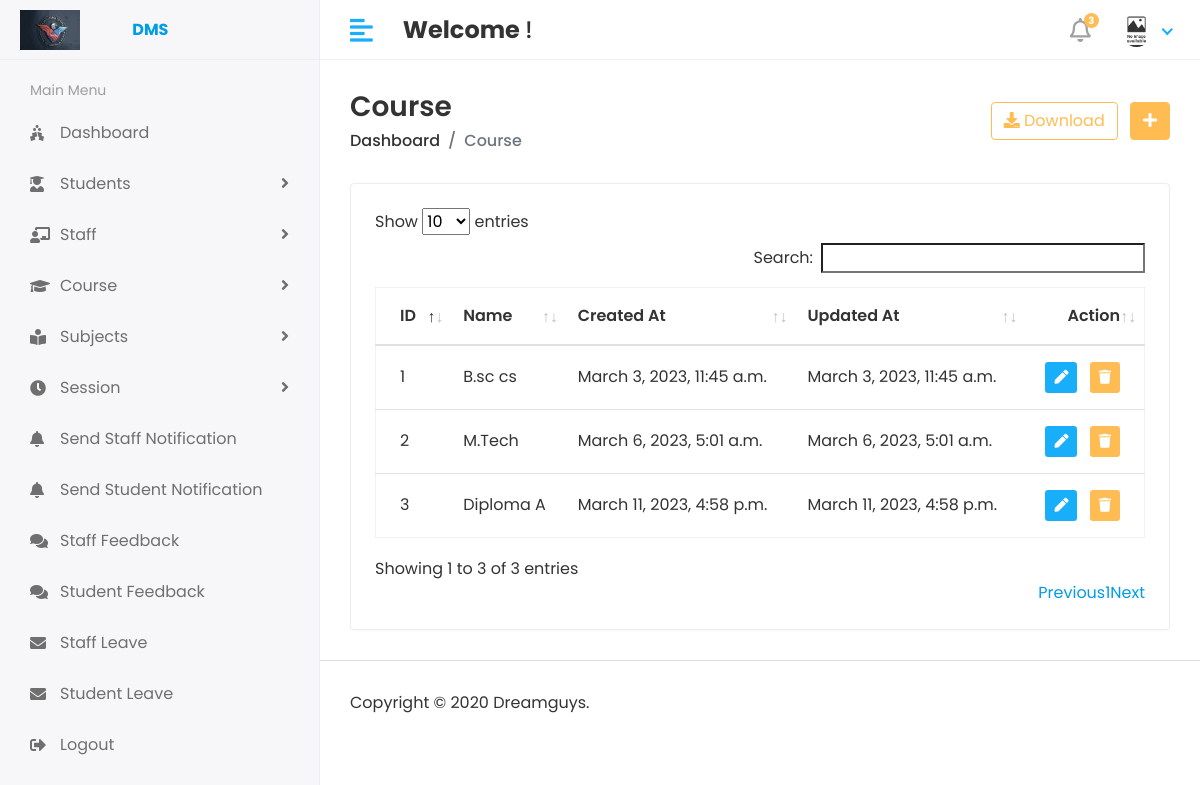
The app's page /Hod/Course/View (signed in) with its own data.
### app/models.py (models this page shows, shortened)
class Course(models.Model):
    name = models.CharField(max_length=100)
    created_at = models.DateTimeField(auto_now_add=True)
    update_at = models.DateTimeField(auto_now=True)

### app/Hod_Views.py (the view)
# urls.py: path('Hod/Course/View',Hod_Views.VIEW_COURSE,name='view_course'),
@login_required(login_url='/')
def VIEW_COURSE(request):
    course = Course.objects.all()
    context = {
        'course' :course,
    }
    return render(request,"Hod/view_course.html",context)

### templates/Hod/view_course.html (shortened to what this page needs)
{% extends 'base.html' %}
{% block content %}
<div class="content container-fluid">
    <div class="page-header">
       <div class="row align-items-center">
          <div class="col">
             <h3 class="page-title">Course</h3>
             <ul class="breadcrumb">
                <li class="breadcrumb-item"><a href="index.html">Dashboard</a></li>
                <li class="breadcrumb-item active">Course</li>
             </ul>
          </div>
          <div class="col-auto text-right float-right ml-auto">
             <a href="#" class="btn btn-outline-primary mr-2"><i class="fas fa-download"></i> Download</a>
             <a href="{% url 'add_course' %}" class="btn btn-primary"><i class="fas fa-plus"></i></a>
          </div>
       </div>
    </div>
    <div class="row">
       <div class="col-sm-12">
          <div class="card card-table">
             <div class="card-body">
                <div class="table-responsive">
                   <table class="table table-hover table-center mb-0 datatable" id="table_id">
                      <thead>
                         <tr>
                            <th>ID</th>
                            <th>Name</th>
                            <th>Created At</th>
                            <th>Updated At</th>
                            <th class="text-right">Action</th>
                         </tr>
                      </thead>
                      <tbody>
                        {% for i in course %}
                         <tr>
                            <td>{{ i.id }}</td>
                            <td>{{ i.name }}</td>
                            <td>{{ i.created_at }}</td>
                            <td>{{ i.update_at }}</td>
                            <td class="text-right">
                               <div class="actions">
                                  <a href="{% url 'edit_course' i.id %}" class="btn btn-sm bg-success-light mr-2">
                                  <i class="fas fa-pen"></i>
                                  </a>
                                  <a href="{% url 'delete_course' i.id %}" class="btn btn-sm bg-danger-light">
                                  <i class="fas fa-trash"></i>
                                  </a>
                               </div>
                            </td>
                         </tr>
                         {% endfor %}
                      </tbody>
                   </table>
                </div>
             </div>
          </div>
       </div>
    </div>
 </div>
{% endblock  %}

### static/assets/css/style.css (style rules this page uses)
html { height: 100%; }
body { background-color: #fff; color: #333; font-family: 'Poppins', sans-serif; font-size: 1rem; height: 100%; line-height: 1.5; overflow-x: hidden; }
h1, h2, h3, h4, h5, h6 { font-family: 'Poppins', sans-serif; margin-top: 0; }
a { color: #009ce7; }
input, button, a { transition: all 0.4s ease; -moz-transition: all 0.4s ease; -o-transition: all 0.4s ease; -ms-transition: all 0.4s ease; -webkit-transition: all 0.4s ease; }
ul, ol { padding: 0px; list-style: none; }
.table { color: #333; max-width: 100%; margin-bottom: 0; width: 100%; }
.table.dataTable { border-collapse: collapse !important; border: 1px solid rgba(0, 0, 0, 0.05); }
.table thead tr th { font-weight: 600; }
.table tbody tr { border-bottom: 1px solid rgba(0, 0, 0, 0.05); }
.table.table-center td, .table.table-center th { vertical-align: middle; }
.card-table .card-body .table > thead > tr > th { border-top: 0; }
.card-table .card-body .table tr td:first-child, .card-table .card-body .table tr th:first-child { padding-left: 1.5rem; }
.card-table .card-body .table tr td:last-child, .card-table .card-body .table tr th:last-child { padding-right: 1.5rem; }
.card-table .table td, .card-table .table th { border-top: 1px solid #e2e5e8; padding: 1rem 0.75rem; white-space: nowrap; }
.btn-primary { background-color: #FFBC53; border: 1px solid #FFBC53; }
.btn-outline-primary { color: #FFBC53; border-color: #FFBC53; }
.card { border: 1px solid #ececf5; box-shadow: 0 1px 3px 0 rgba(0, 0, 0, 0.03); margin-bottom: 1.875rem; }
.card-body { padding: 1.5rem; }
.bg-danger-light { background-color:#FFBC53 !important; color:#fff !important; }
.bg-success-light { background-color: #18aefa; color: #fff; }
.page-wrapper > .content { padding: 1.875rem 1.875rem 0; }
.page-header { margin-bottom: 1.875rem; }
.page-header .breadcrumb { background-color: transparent; color: #6c757d; font-size: 1rem; font-weight: 500; margin-bottom: 0; padding: 0; }
.page-header .breadcrumb a { color: #333; }
.page-title { font-size: 28px; font-weight: 600; color: #333; margin-bottom: 5px; }

### records on screen
Course: id "1", name "B.sc cs", created_at "March 3, 2023, 11:45 a.m.", update_at "March 3, 2023, 11:45 a.m."
Course: id "2", name "M.Tech", created_at "March 6, 2023, 5:01 a.m.", update_at "March 6, 2023, 5:01 a.m."
Course: id "3", name "Diploma A", created_at "March 11, 2023, 4:58 p.m.", update_at "March 11, 2023, 4:58 p.m."
